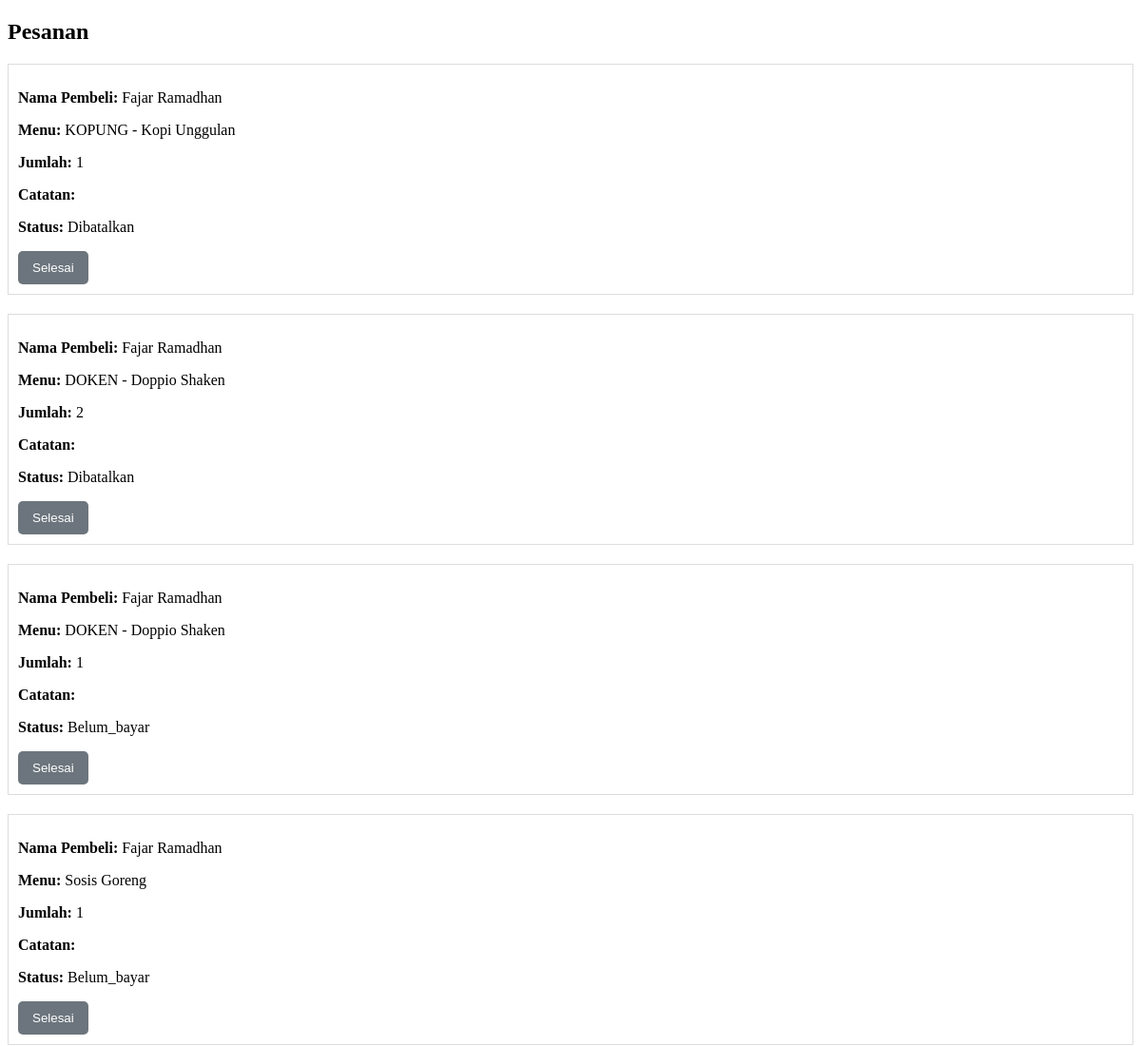
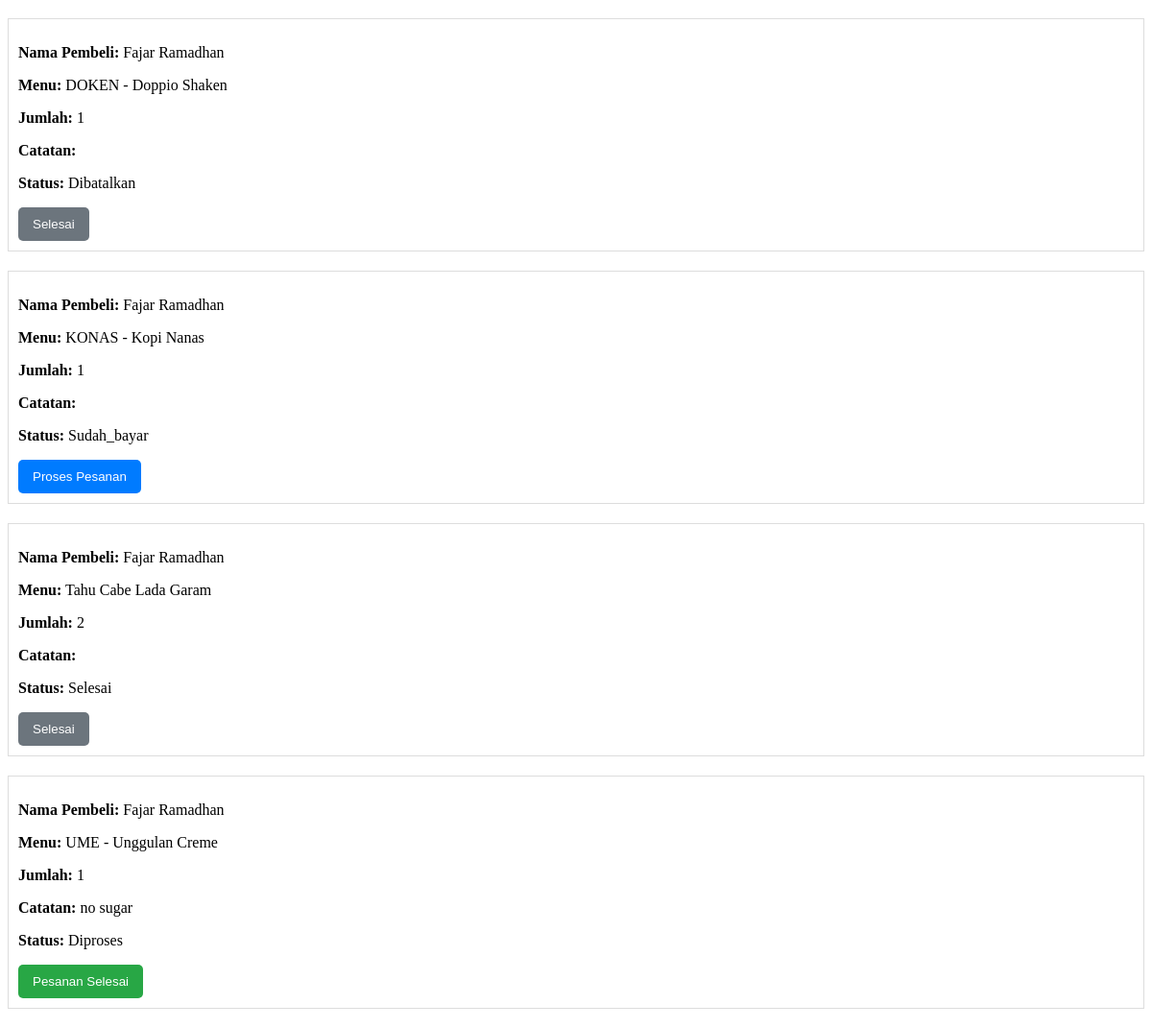
/admin/admin_pesanan.php, run on the app's committed database (2 pictures, top to bottom).
### tables this page shows
CREATE TABLE `tb_pesanan` (
  `id` int(11) NOT NULL,
  `user_id` int(11) NOT NULL,
  `no_meja` int(11) DEFAULT NULL,
  `total_harga` int(11) NOT NULL,
  `status` enum('belum_bayar','sudah_bayar','diproses','selesai','dibatalkan') DEFAULT 'belum_bayar',
  `created_at` timestamp NOT NULL DEFAULT current_timestamp(),
  `updated_at` timestamp NOT NULL DEFAULT current_timestamp() ON UPDATE current_timestamp()
);

CREATE TABLE `user` (
  `id_user` int(11) NOT NULL,
  `Nama` varchar(200) DEFAULT NULL,
  `No_Hp` varchar(15) DEFAULT NULL,
  `Username` varchar(60) DEFAULT NULL,
  `Password` varchar(60) DEFAULT NULL
);

CREATE TABLE `tb_menu` (
  `kd_menu` int(11) NOT NULL,
  `menu` varchar(100) NOT NULL,
  `jenis` varchar(20) NOT NULL,
  `harga` int(11) NOT NULL,
  `status` varchar(15) NOT NULL,
  `foto` varchar(100) NOT NULL,
  `kd_kategori` int(11) NOT NULL
);

CREATE TABLE `tb_detail_pesanan` (
  `id` int(11) NOT NULL,
  `pesanan_id` int(11) NOT NULL,
  `menu_id` int(11) NOT NULL,
  `jumlah` int(11) NOT NULL,
  `catatan` text DEFAULT NULL,
  `harga` int(11) NOT NULL,
  `total_harga` int(11) NOT NULL
);

### admin/admin_pesanan.php (the view, shortened to what this page needs)
<?php
include '../config/koneksi.php';
$query_admin_order = "SELECT p.*, dp.*, u.Nama AS username, m.menu
                      FROM tb_pesanan p
                      JOIN tb_detail_pesanan dp ON p.id = dp.pesanan_id
                      JOIN tb_menu m ON dp.menu_id = m.kd_menu
                      JOIN user u ON p.user_id = u.id_user
                      ORDER BY p.created_at DESC";
$result_admin_order = mysqli_query($koneksi, $query_admin_order);
?>
<!DOCTYPE html>
<html lang="id">
<head>
</head>
<body>
    <h2>Pesanan</h2>
    <div id="pesanan-container">
        <?php if (mysqli_num_rows($result_admin_order) > 0): ?>
            <?php while ($row = mysqli_fetch_assoc($result_admin_order)): ?>
                <div style="border: 1px solid #ddd; margin-bottom: 20px; padding: 10px;" id="pesanan-<?= $row['id']; ?>">
                    <p><strong>Nama Pembeli:</strong> <?= $row['username']; ?></p>
                    <p><strong>Menu:</strong> <?= $row['menu']; ?></p>
                    <p><strong>Jumlah:</strong> <?= $row['jumlah']; ?></p>
                    <p><strong>Catatan:</strong> <?= $row['catatan']; ?></p>
                    <p><strong>Status:</strong> <span id="status-<?= $row['id']; ?>"><?= ucfirst($row['status']); ?></span></p>
                    <?php if ($row['status'] == 'sudah_bayar'): ?>
                        <button class="proses" onclick="updateStatus(<?= $row['id']; ?>, 'diproses')">Proses Pesanan</button>
                    <?php elseif ($row['status'] == 'diproses'): ?>
                        <button class="selesai" onclick="updateStatus(<?= $row['id']; ?>, 'selesai')">Pesanan Selesai</button>
                    <?php else: ?>
                        <button class="done" disabled>Selesai</button>
                    <?php endif; ?>
                </div>
            <?php endwhile; ?>
        <?php else: ?>
            <p>Tidak ada pesanan.</p>
        <?php endif; ?>
    </div>
</body>
</html>

### admin/admin_pesanan.php (style rules this page uses)
button { padding: 10px 15px; border: none; border-radius: 5px; cursor: pointer; }
.proses { background-color: #007bff; color: white; }
.selesai { background-color: #28a745; color: white; }
.done { background-color: #6c757d; color: white; cursor: not-allowed; }

### data on the page
tb_pesanan: user.Nama "Fajar Ramadhan", tb_menu.menu "KOPUNG - Kopi Unggulan", tb_detail_pesanan.jumlah "1", status "Dibatalkan", shows "Selesai"
tb_pesanan: user.Nama "Fajar Ramadhan", tb_menu.menu "DOKEN - Doppio Shaken", tb_detail_pesanan.jumlah "2", status "Dibatalkan", shows "Selesai"
tb_pesanan: user.Nama "Fajar Ramadhan", tb_menu.menu "DOKEN - Doppio Shaken", tb_detail_pesanan.jumlah "1", status "Belum_bayar", shows "Selesai", tb_menu.menu "Sosis Goreng"
tb_pesanan: user.Nama "Fajar Ramadhan", tb_menu.menu "DOKEN - Doppio Shaken", tb_detail_pesanan.jumlah "1", status "Dibatalkan", shows "Selesai"
tb_pesanan: user.Nama "Fajar Ramadhan", tb_menu.menu "KONAS - Kopi Nanas", tb_detail_pesanan.jumlah "1", status "Sudah_bayar"
tb_pesanan: user.Nama "Fajar Ramadhan", tb_menu.menu "Tahu Cabe Lada Garam", tb_detail_pesanan.jumlah "2", status "Selesai"
tb_pesanan: user.Nama "Fajar Ramadhan", tb_menu.menu "UME - Unggulan Creme", tb_detail_pesanan.jumlah "1", tb_detail_pesanan.catatan "no sugar", status "Diproses"
